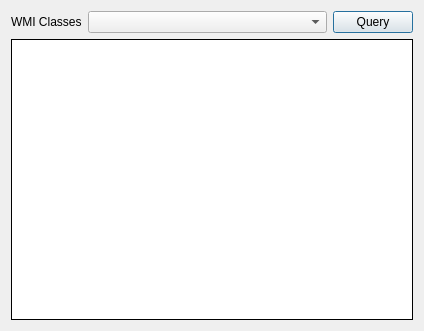
<?xml version="1.0" encoding="UTF-8"?>
<ui version="4.0">
 <class>QtWMIClass</class>
 <widget class="QDialog" name="QtWMIClass">
  <property name="geometry">
   <rect>
    <x>0</x>
    <y>0</y>
    <width>424</width>
    <height>331</height>
   </rect>
  </property>
  <property name="windowTitle">
   <string>QtWMI</string>
  </property>
  <layout class="QGridLayout" name="gridLayout">
   <item row="0" column="0">
    <widget class="QLabel" name="label">
     <property name="sizePolicy">
      <sizepolicy hsizetype="Fixed" vsizetype="Fixed">
       <horstretch>0</horstretch>
       <verstretch>0</verstretch>
      </sizepolicy>
     </property>
     <property name="text">
      <string>WMI Classes</string>
     </property>
    </widget>
   </item>
   <item row="0" column="1">
    <widget class="QComboBox" name="cboWMIClasses"/>
   </item>
   <item row="0" column="2">
    <widget class="QPushButton" name="btnQuery">
     <property name="sizePolicy">
      <sizepolicy hsizetype="Fixed" vsizetype="Fixed">
       <horstretch>0</horstretch>
       <verstretch>0</verstretch>
      </sizepolicy>
     </property>
     <property name="text">
      <string>Query</string>
     </property>
    </widget>
   </item>
   <item row="1" column="0" colspan="3">
    <widget class="QListWidget" name="lbDebug">
     <property name="frameShape">
      <enum>QFrame::Box</enum>
     </property>
     <property name="frameShadow">
      <enum>QFrame::Plain</enum>
     </property>
     <property name="editTriggers">
      <set>QAbstractItemView::NoEditTriggers</set>
     </property>
     <property name="alternatingRowColors">
      <bool>true</bool>
     </property>
    </widget>
   </item>
  </layout>
 </widget>
 <layoutdefault spacing="6" margin="11"/>
 <resources>
  <include location="qtwmi.qrc"/>
 </resources>
 <connections/>
</ui>
